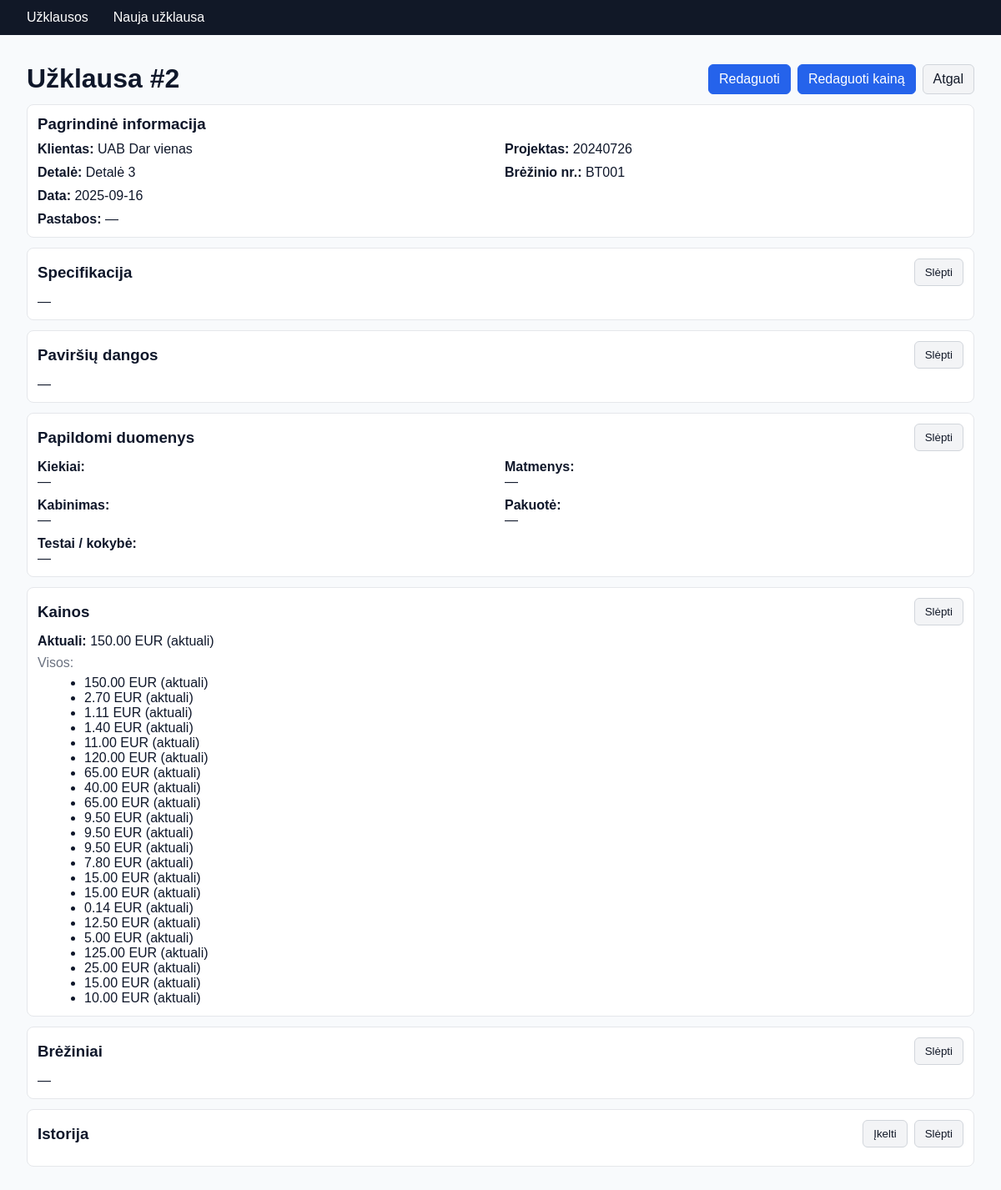
Page /detaliu_registras/perziureti_uzklausa/2/ on the earlier database version.
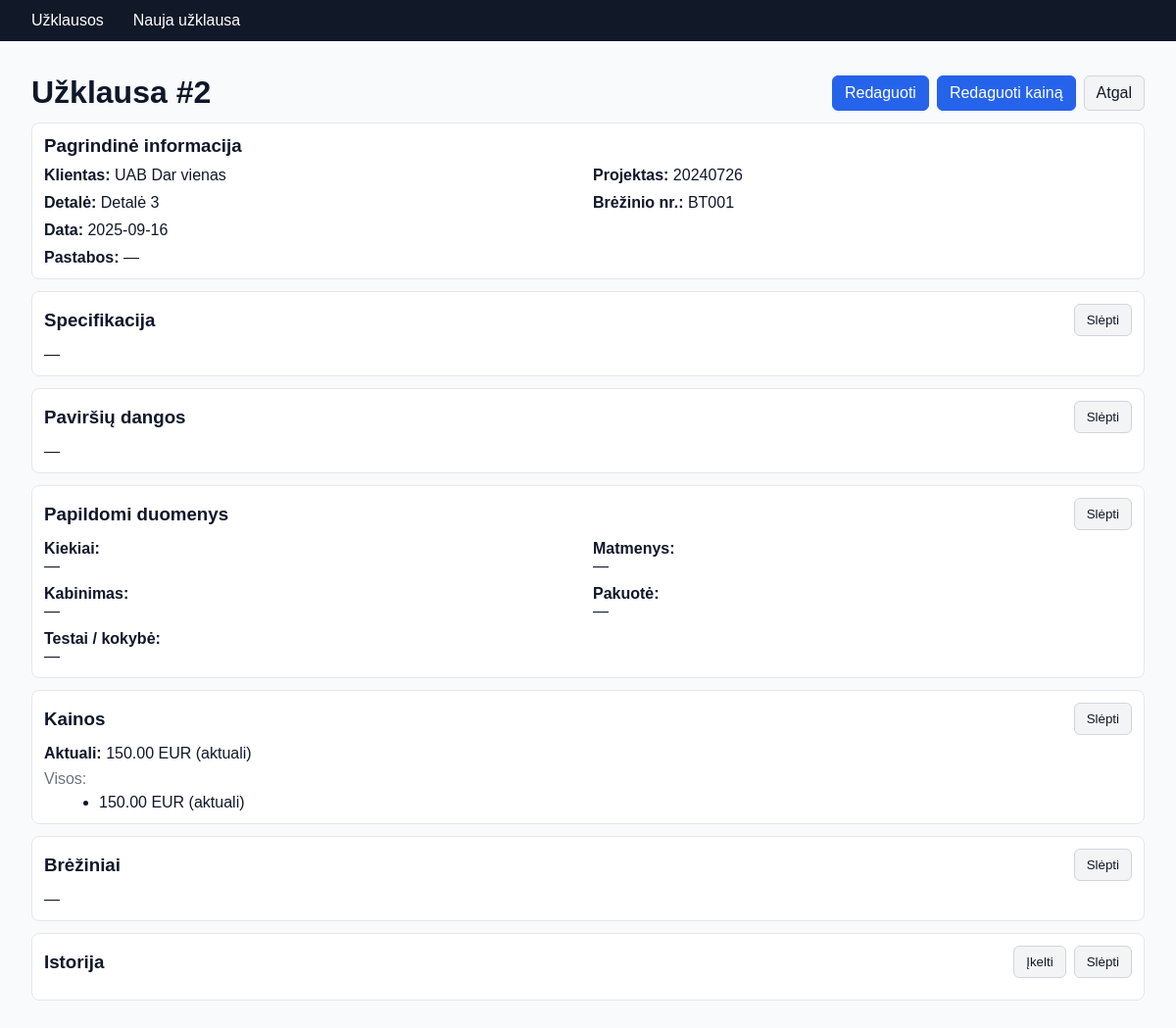
Same page on the later database version.
### detaliu_registras/models.py (models this page shows, shortened)
class Timestamped(models.Model):
    created = models.DateTimeField(auto_now_add=True, null=True, blank=True)
    updated = models.DateTimeField(auto_now=True, null=True, blank=True)
    class Meta:
        abstract = True

class Uzklausa(Timestamped):
    klientas = models.ForeignKey(Klientas, on_delete=models.SET_NULL, null=True, blank=True, related_name="uzklausos")
    projektas = models.ForeignKey(Projektas, on_delete=models.SET_NULL, null=True, blank=True, related_name="uzklausos")
    detale = models.ForeignKey(Detale, on_delete=models.SET_NULL, null=True, blank=True, related_name="uzklausos")
    pastabos = models.TextField(blank=True, null=True)
    data = models.DateField(auto_now_add=True, null=True, blank=True)
    history = HistoricalRecords()

class Klientas(Timestamped):
    vardas = models.CharField(max_length=255)
    history = HistoricalRecords()

class Projektas(Timestamped):
    klientas = models.ForeignKey(Klientas, on_delete=models.CASCADE, related_name="projektai")
    pavadinimas = models.CharField(max_length=255)
    aprasymas = models.TextField(blank=True, null=True)
    history = HistoricalRecords()
    def __str__(self):
        return self.pavadinimas

class Detale(Timestamped):
    pavadinimas = models.CharField(max_length=255)
    brezinio_nr = models.CharField(max_length=255, blank=True, null=True)
    kiekis_metinis = models.IntegerField(blank=True, null=True)
    kiekis_menesis = models.IntegerField(blank=True, null=True)
    kiekis_partijai = models.IntegerField(blank=True, null=True)
    kiekis_per_val = models.IntegerField(blank=True, null=True)
    ilgis_mm = models.DecimalField(max_digits=12, decimal_places=2, blank=True, null=True)
    plotis_mm = models.DecimalField(max_digits=12, decimal_places=2, blank=True, null=True)
    aukstis_mm = models.DecimalField(max_digits=12, decimal_places=2, blank=True, null=True)
    skersmuo_mm = models.DecimalField(max_digits=12, decimal_places=2, blank=True, null=True)
    storis_mm = models.DecimalField(max_digits=12, decimal_places=2, blank=True, null=True)
    kabinimo_budas = models.CharField(max_length=255, blank=True, null=True)
    kabliuku_kiekis = models.IntegerField(blank=True, null=True)
    kabinimo_anga_mm = models.DecimalField(max_digits=12, decimal_places=2, blank=True, null=True)
    kabinti_per = models.CharField(max_length=255, blank=True, null=True)
    pakuotes_tipas = models.CharField(max_length=255, blank=True, null=True)
    vienetai_dezeje = models.IntegerField(blank=True, null=True)
    vienetai_paleje = models.IntegerField(blank=True, null=True)
    pakuotes_pastabos = models.CharField(max_length=255, blank=True, null=True)
    testai_druskos_rukas_val = models.IntegerField(blank=True, null=True)
    testas_adhezija = models.CharField(max_length=255, blank=True, null=True)
    testas_storis_mikronai = models.IntegerField(blank=True, null=True)
    testai_kita = models.CharField(max_length=255, blank=True, null=True)
    ppap_dokumentai = models.CharField(max_length=255, blank=True, null=True)
    priedai_info = models.CharField(max_length=255, blank=True, null=True)
    history = HistoricalRecords()

class Kaina(Timestamped):
    MATAS_CHOICES = [
        ("vnt", "Vnt"),
        ("m2", "m²"),
        ("kg", "kg"),
        ("val", "val."),
    ]
    uzklausa = models.ForeignKey(Uzklausa, on_delete=models.CASCADE, related_name="kainos")
    suma = models.DecimalField(max_digits=12, decimal_places=2)
    valiuta = models.CharField(max_length=10, default="EUR")
    busena = models.CharField(
        max_length=10,
        choices=[("aktuali", "Aktuali"), ("sena", "Sena")],
        default="aktuali",
    )
    yra_fiksuota = models.BooleanField(default=False)
    kiekis_nuo = models.PositiveIntegerField(null=True, blank=True)
    kiekis_iki = models.PositiveIntegerField(null=True, blank=True)
    fiksuotas_kiekis = models.PositiveIntegerField(null=True, blank=True)
    kainos_matas = models.CharField(max_length=8, choices=MATAS_CHOICES, null=True, blank=True)
    history = HistoricalRecords()
    class Meta:
        ordering = ["-id"]
    def __str__(self):
        base = f"{self.suma} {self.valiuta}"
        if self.yra_fiksuota and self.fiksuotas_kiekis:
            return f"{base} ({self.fiksuotas_kiekis} {self.kainos_matas or ''}, {self.busena})"
        if self.kiekis_nuo or self.kiekis_iki:
            r1 = self.kiekis_nuo or 0
            r2 = self.kiekis_iki or "∞"
            return f"{base} [{r1}–{r2}] ({self.busena})"
        return f"{base} ({self.busena})"

### detaliu_registras/views.py (the view)
# urls.py: path("perziureti_uzklausa/<int:pk>/", UzklausaDetailView.as_view(), name="perziureti_uzklausa"),
class UzklausaDetailView(DetailView):
    model = Uzklausa
    template_name = "detaliu_registras/perziureti_uzklausa.html"
    context_object_name = "uzklausa"
    def get_context_data(self, **kwargs):
        ctx = super().get_context_data(**kwargs)
        uzk = self.object
        kainos = uzk.kainos.all().order_by("-id")
        current = kainos.filter(busena="aktuali").first()
        ctx["kaina_aktuali"] = current
        ctx["kainos"] = kainos
        return ctx

### detaliu_registras/templates/detaliu_registras/perziureti_uzklausa.html (shortened to what this page needs)
{% extends "base.html" %}
{% block content %}
<div class="container">
  <header style="display:flex;align-items:center;justify-content:space-between;gap:12px;margin:16px 0 12px">
    <h1 style="margin:0">Užklausa #{{ uzklausa.pk }}</h1>
    <div style="display:flex;gap:8px;flex-wrap:wrap">
      <a class="btn" href="{% url 'detaliu_registras:redaguoti_uzklausa' uzklausa.pk %}">Redaguoti</a>
      <a class="btn" href="{% url 'detaliu_registras:redaguoti_kaina' uzklausa.pk %}">Redaguoti kainą</a>
      <a class="btn btn-secondary" href="{% url 'detaliu_registras:uzklausa_list' %}">Atgal</a>
    </div>
  </header>
  <section class="box">
    <h3 style="margin:0 0 10px">Pagrindinė informacija</h3>
    <div class="grid">
      <div><strong>Klientas:</strong> {% firstof uzklausa.klientas.vardas uzklausa.klientas "—" %}</div>
      <div><strong>Projektas:</strong> {{ uzklausa.projektas|default:"—" }}</div>
      <div><strong>Detalė:</strong> {{ uzklausa.detale.pavadinimas|default:"—" }}</div>
      <div><strong>Brėžinio nr.:</strong> {{ uzklausa.detale.brezinio_nr|default:"—" }}</div>
      <div><strong>Data:</strong> {{ uzklausa.data|date:"Y-m-d" }}</div>
      <div style="grid-column:1/-1"><strong>Pastabos:</strong> {{ uzklausa.pastabos|default:"—" }}</div>
    </div>
  </section>
  <section class="box blk" data-key="spec">
    <div style="display:flex;align-items:center;justify-content:space-between">
      <h3 style="margin:0">Specifikacija</h3>
      <button type="button" class="btn btn-secondary blk-toggle">Slėpti</button>
    </div>
    <div class="blk-body" style="margin-top:10px">
      {% with s=uzklausa.detale.specifikacija %}
        {% if s %}
          <div class="grid">
            <div><strong>Metalas:</strong> {{ s.metalas|default:"—" }}</div>
            <div><strong>Plotas m²:</strong> {% if s.plotas_m2 or s.plotas_m2 == 0 %}{{ s.plotas_m2 }}{% else %}—{% endif %}</div>
            <div><strong>Svoris kg:</strong> {% if s.svoris_kg or s.svoris_kg == 0 %}{{ s.svoris_kg }}{% else %}—{% endif %}</div>
            <div><strong>Medžiagos kodas:</strong> {{ s.medziagos_kodas|default:"—" }}</div>
          </div>
        {% else %}
          —
        {% endif %}
      {% endwith %}
    </div>
  </section>
  <section class="box blk" data-key="dangos">
    <div style="display:flex;align-items:center;justify-content:space-between">
      <h3 style="margin:0">Paviršių dangos</h3>
      <button type="button" class="btn btn-secondary blk-toggle">Slėpti</button>
    </div>
    <div class="blk-body" style="margin-top:10px">
      {% with d=uzklausa.detale.pavirsiu_dangos %}
        {% if d %}
          <div class="grid">
            <div><strong>KTL / e-coating:</strong> {{ d.ktl_ec_name|default:"—" }}</div>
            <div><strong>Miltelinis:</strong> {{ d.miltelinis_name|default:"—" }}</div>
            <div><strong>RAL / spalva:</strong> {{ d.spalva_ral|default:"—" }}</div>
            <div><strong>Blizgumas / tekstūra:</strong> {{ d.blizgumas|default:"—" }}</div>
          </div>
        {% else %}
          —
        {% endif %}
      {% endwith %}
    </div>
  </section>
  <section class="box blk" data-key="extra">
    <div style="display:flex;align-items:center;justify-content:space-between">
      <h3 style="margin:0">Papildomi duomenys</h3>
      <button type="button" class="btn btn-secondary blk-toggle">Slėpti</button>
    </div>
    <div class="blk-body" style="margin-top:10px">
      <div class="grid">
        <div>
          <strong>Kiekiai:</strong><br>
          {% with d=uzklausa.detale %}
            {% if d.kiekis_metinis or d.kiekis_menesis or d.kiekis_partijai or d.kiekis_per_val %}
              {% if d.kiekis_metinis %}Metinis: {{ d.kiekis_metinis }}<br>{% endif %}
              {% if d.kiekis_menesis %}Mėnesio: {{ d.kiekis_menesis }}<br>{% endif %}
              {% if d.kiekis_partijai %}Partijai: {{ d.kiekis_partijai }}<br>{% endif %}
              {% if d.kiekis_per_val %}Per val.: {{ d.kiekis_per_val }}{% endif %}
            {% else %}—{% endif %}
          {% endwith %}
        </div>
        <div>
          <strong>Matmenys:</strong><br>
          {% with d=uzklausa.detale %}
            {% if d.ilgis_mm or d.plotis_mm or d.aukstis_mm or d.skersmuo_mm or d.storis_mm %}
              {% if d.ilgis_mm %}Ilgis: {{ d.ilgis_mm }} mm<br>{% endif %}
              {% if d.plotis_mm %}Plotis: {{ d.plotis_mm }} mm<br>{% endif %}
              {% if d.aukstis_mm %}Aukštis: {{ d.aukstis_mm }} mm<br>{% endif %}
              {% if d.skersmuo_mm %}Skersmuo: {{ d.skersmuo_mm }} mm<br>{% endif %}
              {% if d.storis_mm %}Storis: {{ d.storis_mm }} mm{% endif %}
            {% else %}—{% endif %}
          {% endwith %}
        </div>
        <div>
          <strong>Kabinimas:</strong><br>
          {% with d=uzklausa.detale %}
            {% if d.kabinimo_budas or d.kabliuku_kiekis or d.kabinimo_anga_mm or d.kabinti_per %}
              {% if d.kabinimo_budas %}Būdas: {{ d.kabinimo_budas }}<br>{% endif %}
              {% if d.kabliuku_kiekis %}Kabliukų: {{ d.kabliuku_kiekis }}<br>{% endif %}
              {% if d.kabinimo_anga_mm %}Anga: {{ d.kabinimo_anga_mm }} mm<br>{% endif %}
              {% if d.kabinti_per %}Kabinti per: {{ d.kabinti_per }}{% endif %}
            {% else %}—{% endif %}
          {% endwith %}
        </div>
        <div>
          <strong>Pakuotė:</strong><br>
          {% with d=uzklausa.detale %}
            {% if d.pakuotes_tipas or d.vienetai_dezeje or d.vienetai_paleje or d.pakuotes_pastabos %}
              {% if d.pakuotes_tipas %}Tipas: {{ d.pakuotes_tipas }}<br>{% endif %}
              {% if d.vienetai_dezeje %}Vnt. dėžėje: {{ d.vienetai_dezeje }}<br>{% endif %}
              {% if d.vienetai_paleje %}Vnt. palėje: {{ d.vienetai_paleje }}<br>{% endif %}
              {% if d.pakuotes_pastabos %}Pastabos: {{ d.pakuotes_pastabos }}{% endif %}
            {% else %}—{% endif %}
          {% endwith %}
        </div>
        <div style="grid-column:1/-1">
          <strong>Testai / kokybė:</strong><br>
          {% with d=uzklausa.detale %}
            {% if d.testai_druskos_rukas_val or d.testas_adhezija or d.testas_storis_mikronai or d.testai_kita %}
              {% if d.testai_druskos_rukas_val %}Druskos rūkas: {{ d.testai_druskos_rukas_val }} val<br>{% endif %}
              {% if d.testas_adhezija %}Adhezija: {{ d.testas_adhezija }}<br>{% endif %}
              {% if d.testas_storis_mikronai %}Storis: {{ d.testas_storis_mikronai }} μm<br>{% endif %}
              {% if d.testai_kita %}Kita: {{ d.testai_kita }}{% endif %}
            {% else %}—{% endif %}
          {% endwith %}
        </div>
      </div>
    </div>
  </section>
  <section class="box blk" data-key="kainos">
    <div style="display:flex;align-items:center;justify-content:space-between">
      <h3 style="margin:0">Kainos</h3>
      <button type="button" class="btn btn-secondary blk-toggle">Slėpti</button>
    </div>
    <div class="blk-body" style="margin-top:10px">
      {% if kaina_aktuali %}
        <div><strong>Aktuali:</strong> {{ kaina_aktuali }}</div>
      {% else %}
        <div>—</div>
      {% endif %}
      {% if kainos %}
        <div style="margin-top:8px;color:#6b7280">Visos:</div>
        <ul style="margin:6px 0 0 16px">
          {% for k in kainos %}
            <li>{{ k }}</li>
          {% endfor %}
        </ul>
      {% endif %}
    </div>
  </section>
  <section class="box blk" data-key="brez">
    <div style="display:flex;align-items:center;justify-content:space-between">
      <h3 style="margin:0">Brėžiniai</h3>
      <button type="button" class="btn btn-secondary blk-toggle">Slėpti</button>
    </div>
    <div class="blk-body" style="margin-top:10px">
      {% with br=uzklausa.detale.breziniai.all %}
        {% if br %}
          <ul style="list-style:none;padding:0;margin:0;display:grid;grid-template-columns:repeat(auto-fill,minmax(220px,1fr));gap:12px">
            {% for b in br %}
              <li style="border:1px solid #e5e7eb;border-radius:8px;padding:8px;background:#fff">
                <div style="font-weight:600">{{ b.pavadinimas|default:"Brėžinys" }}</div>
                {% if b.failas or b.isorinis_url %}
                  {% if b.tipas == "img" %}
                    <a href="{{ b.failas.url|default:b.isorinis_url }}" target="_blank" rel="noopener">
                      <img src="{{ b.failas.url|default:b.isorinis_url }}" alt="" style="max-width:100%;height:auto;border-radius:6px;margin-top:6px">
                    </a>
                  {% else %}
                    <a class="btn" href="{{ b.failas.url|default:b.isorinis_url }}" target="_blank" rel="noopener">
                      Atverti ({{ b.tipas|upper }})
                    </a>
                  {% endif %}
                {% endif %}
                {% if b.versija %}<div style="color:#6b7280;margin-top:6px">Versija: {{ b.versija }}</div>{% endif %}
                <div style="color:#6b7280;margin-top:6px">Tipas: {{ b.tipas|upper }}</div>
              </li>
            {% endfor %}
          </ul>
        {% else %}
          —
        {% endif %}
      {% endwith %}
    </div>
  </section>
  <section class="box blk" data-key="history" id="history-box">
    <div style="display:flex;align-items:center;justify-content:space-between">
      <h3 style="margin:0">Istorija</h3>
      <div style="display:flex;gap:8px">
        <button id="history-toggle" class="btn btn-secondary" type="button">Įkelti</button>
        <button type="button" class="btn btn-secondary blk-toggle">Slėpti</button>
      </div>
    </div>
  </section>
</div>
{% endblock %}

### templates/base.html (shortened to what this page needs)
{% load static %}
<!doctype html>
<html lang="lt">
<head>
  <link rel="stylesheet" href="{% static 'detaliu_registras/css/style.css' %}">
</head>
<body>
  <header class="site">
    <div class="container" style="display:flex;align-items:center;gap:16px;flex-wrap:wrap">
      <a href="{% url 'detaliu_registras:uzklausa_list' %}">Užklausos</a>
      <a href="{% url 'detaliu_registras:ivesti_uzklausa' %}">Nauja užklausa</a>
    </div>
  </header>
  <main>
    <div class="container">
      {% block content %}{% endblock %}
    </div>
  </main>
</body>
</html>

### detaliu_registras/static/detaliu_registras/css/style.css (style rules this page uses)
body { font-family: Arial, sans-serif; margin: 0; padding: 0; min-height: 100vh; display: flex; flex-direction: column; }
body { min-height:100vh; height:auto; }

### templates/base.html (style rules this page uses)
:root { --app-header-offset: 0px; }
body { margin:0; font-family:system-ui,-apple-system,Segoe UI,Roboto,Ubuntu,"Helvetica Neue",Arial,"Noto Sans","Liberation Sans",sans-serif; background:#f8fafc; color:#0f172a; }
header.site { background:#111827;color:#fff;padding:12px 16px }
header.site a { color:#fff;text-decoration:none;margin-right:14px }
main { padding:18px 0 }
.container { max-width:1200px;margin:0 auto;padding:0 16px }
a.btn,button.btn { display:inline-block;padding:8px 12px;border-radius:6px; border:1px solid #2563eb;background:#2563eb;color:#fff; text-decoration:none;cursor:pointer }
a.btn-secondary,button.btn-secondary { background:#f3f4f6;color:#111827;border-color:#d1d5db }
.box { border:1px solid #e5e7eb;border-radius:8px;padding:12px;margin:12px 0;background:#fff }
.grid { display:grid;grid-template-columns:repeat(2,minmax(0,1fr));gap:10px }

Differences in the rows shown:
removed Kaina: suma+valiuta+yra_fiksuota "2.70 EUR (aktuali)"
removed Kaina: suma+valiuta+yra_fiksuota "1.11 EUR (aktuali)"
removed Kaina: suma+valiuta+yra_fiksuota "1.40 EUR (aktuali)"
removed Kaina: suma+valiuta+yra_fiksuota "11.00 EUR (aktuali)"
removed Kaina: suma+valiuta+yra_fiksuota "120.00 EUR (aktuali)"
removed Kaina: suma+valiuta+yra_fiksuota "65.00 EUR (aktuali)"
removed Kaina: suma+valiuta+yra_fiksuota "40.00 EUR (aktuali)"
removed Kaina: suma+valiuta+yra_fiksuota "65.00 EUR (aktuali)"
removed Kaina: suma+valiuta+yra_fiksuota "9.50 EUR (aktuali)"
removed Kaina: suma+valiuta+yra_fiksuota "9.50 EUR (aktuali)"
removed Kaina: suma+valiuta+yra_fiksuota "9.50 EUR (aktuali)"
removed Kaina: suma+valiuta+yra_fiksuota "7.80 EUR (aktuali)"
removed Kaina: suma+valiuta+yra_fiksuota "15.00 EUR (aktuali)"
removed Kaina: suma+valiuta+yra_fiksuota "15.00 EUR (aktuali)"
removed Kaina: suma+valiuta+yra_fiksuota "0.14 EUR (aktuali)"
removed Kaina: suma+valiuta+yra_fiksuota "12.50 EUR (aktuali)"
removed Kaina: suma+valiuta+yra_fiksuota "5.00 EUR (aktuali)"
removed Kaina: suma+valiuta+yra_fiksuota "125.00 EUR (aktuali)"
removed Kaina: suma+valiuta+yra_fiksuota "25.00 EUR (aktuali)"
removed Kaina: suma+valiuta+yra_fiksuota "15.00 EUR (aktuali)"
removed Kaina: suma+valiuta+yra_fiksuota "10.00 EUR (aktuali)"
